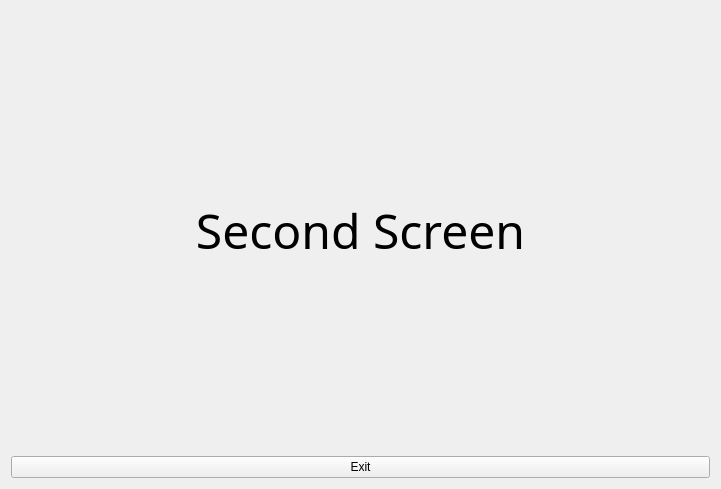
<?xml version="1.0" encoding="UTF-8"?>
<ui version="4.0">
 <class>Form</class>
 <widget class="QWidget" name="Form">
  <property name="geometry">
   <rect>
    <x>0</x>
    <y>0</y>
    <width>721</width>
    <height>489</height>
   </rect>
  </property>
  <property name="windowTitle">
   <string>Form</string>
  </property>
  <layout class="QGridLayout" name="gridLayout_2">
   <item row="0" column="0">
    <layout class="QGridLayout" name="gridLayout">
     <item row="0" column="0">
      <widget class="QLabel" name="label">
       <property name="font">
        <font>
         <family>Menlo</family>
         <pointsize>36</pointsize>
         <weight>50</weight>
         <bold>false</bold>
        </font>
       </property>
       <property name="text">
        <string>Second Screen</string>
       </property>
       <property name="alignment">
        <set>Qt::AlignCenter</set>
       </property>
      </widget>
     </item>
     <item row="1" column="0">
      <widget class="QPushButton" name="exitbtn">
       <property name="text">
        <string>Exit</string>
       </property>
      </widget>
     </item>
    </layout>
   </item>
  </layout>
 </widget>
 <resources/>
 <connections/>
</ui>
